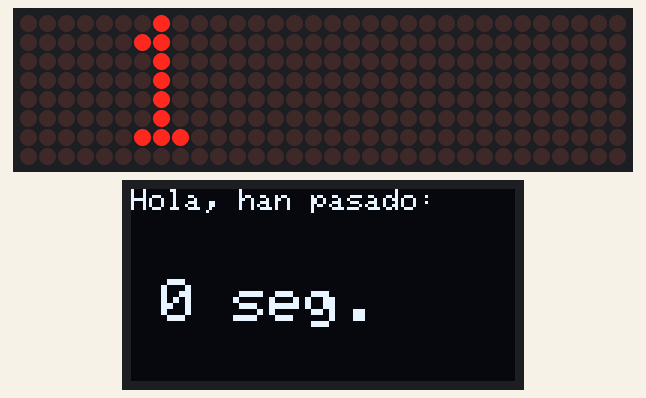
This sketch was run on a simulated Arduino Uno, built with avr-gcc and run on an emulated ATmega328P. Parts: 32×8 LED matrix, 128×64 one-colour display. Wiring (inferred from the names in the program): DS3231 clock at I2C address 0x68. The local clock reads 2024-03-15 10:24:30 at power-on unless the sketch sets it.

Above: at 0.1 s.
At 2.6 s:
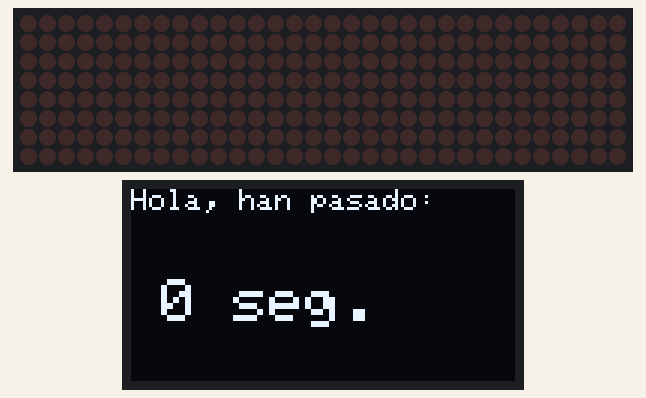
At 11.7 s:
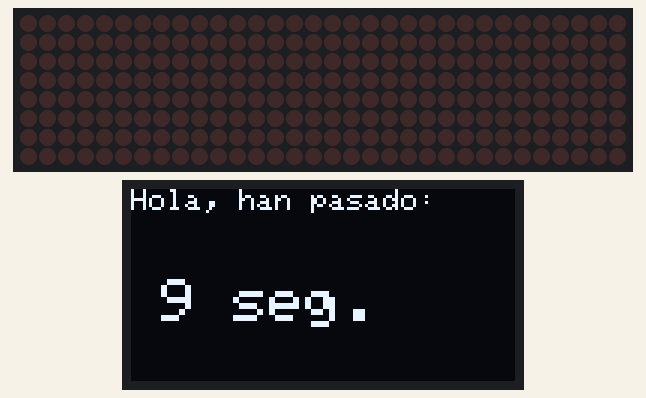
At 19.3 s:
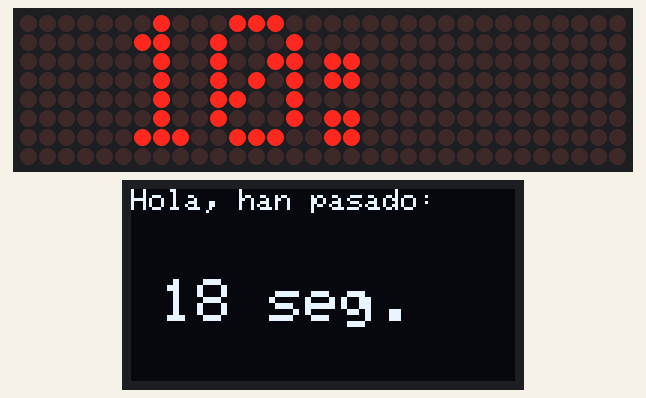
At 29.9 s:
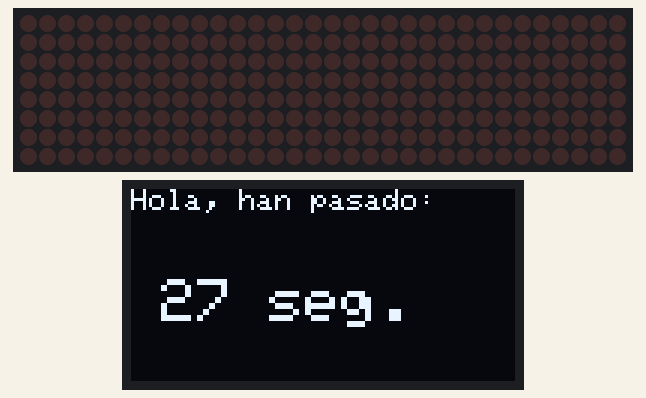
At 39.0 s:
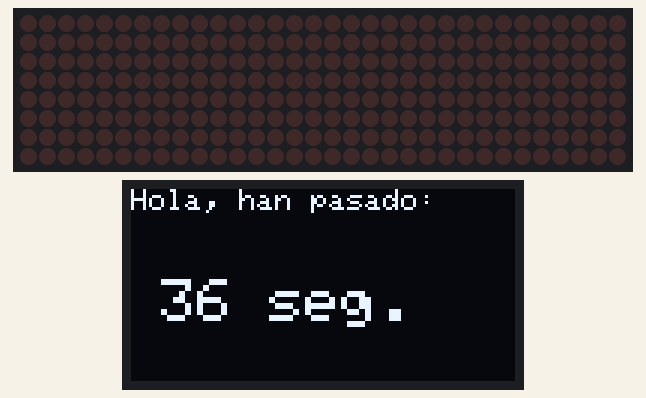

The sketch:

p005_reloj_led_oled.ino
```cpp
#include <Wire.h>
#include "clock.h"
#include "mled.h"

#include <Adafruit_GFX.h>                               // libreria para pantallas graficas
#include <Adafruit_SSD1306.h>                           // libreria para controlador SSD1306
#define ANCHO 128                                       // reemplaza ocurrencia de ANCHO por 128
#define ALTO 64                                         // reemplaza ocurrencia de ALTO por 64
#define OLED_RESET 4                                    // necesario por la libreria pero no usado
Adafruit_SSD1306 oled(ANCHO, ALTO, &Wire, OLED_RESET);  // crea objeto

#define BAUD_RATE 9600
#define DELAYTIME 500

Clock clock;
MLed mled;
#define INTENSITY 2

void setup() {
  Wire.begin();
  Serial.begin(BAUD_RATE);
  mled.initialize(INTENSITY);
  oled.begin(SSD1306_SWITCHCAPVCC, 0x3C);  // inicializa pantalla con direccion 0x3C
}

void loop() {
  oled.clearDisplay();              // limpia pantalla
  oled.setTextColor(WHITE);         // establece color al unico disponible (pantalla monocromo)
  oled.setCursor(0, 0);             // ubica cursor en inicio de coordenadas 0,0
  oled.setTextSize(1);              // establece tamano de texto en 1
  oled.print("Hola, han pasado:");  // escribe en pantalla el texto
  oled.setCursor(10, 30);           // ubica cursor en coordenas 10,30
  oled.setTextSize(2);              // establece tamano de texto en 2
  oled.print(millis() / 1000);      // escribe valor de millis() dividido por 1000
  oled.print(" seg.");              // escribe texto
  oled.display();                   // muestra en pantalla todo lo establecido anteriormente

  mled.printText(clock.getTime(), DELAYTIME);
}
```

clock.cpp
```cpp
#include "Clock.h"
#include <Wire.h>

#define DS3231_ADDRESS 0x68

Clock::Clock() {
}

byte Clock::convert(byte val) {
  return (val / 16 * 10) + (val % 16);
}

char* Clock::getTime() {
  static char c_time[6];

  Wire.beginTransmission(DS3231_ADDRESS);
  Wire.write(0);
  Wire.endTransmission();

  Wire.requestFrom(DS3231_ADDRESS, 3);

  if (Wire.available() >= 3) {
    byte second = convert(Wire.read() & 0x7F);
    byte minute = convert(Wire.read());
    byte hour = convert(Wire.read() & 0x3F);

    sprintf(c_time, "%02d:%02d", hour, minute);
  } else {
    c_time[0] = '\0';
  }

  return c_time;
}

char* Clock::getSecond() {
  static char c_time[3];

  Wire.beginTransmission(DS3231_ADDRESS);
  Wire.write(0);
  Wire.endTransmission();

  Wire.requestFrom(DS3231_ADDRESS, 1);

  if (Wire.available()) {
    byte second = convert(Wire.read() & 0x7F);

    sprintf(c_time, "%02d", second);
  } else {
    c_time[0] = '\0';
  }

  return c_time;
}

int Clock::getSecondPercentage() {
  Wire.beginTransmission(DS3231_ADDRESS);
  Wire.write(0);
  Wire.endTransmission();

  Wire.requestFrom(DS3231_ADDRESS, 7);

  if (Wire.available()) {
    byte second = convert(Wire.read() & 0x7F);

    int percentage = map(second, 0, 59, 0, 100);

    return percentage;
  }

  return -1;
}
```

clock.h
```cpp
#ifndef Clock_h
#define Clock_h

#include <Arduino.h>

class Clock {
public:
  Clock();
  char* getTime();
  char* getSecond();
  int getSecondPercentage();

private:
  byte convert(byte val);
};

#endif

// DS3231       Arduino UNO
// ------------------------
// VCC          5V
// GND          GND
// SDA          A4
// SCL          A5
```

mled.cpp
```cpp
#include "MLed.h"
#include <Arduino.h>
#include <Wire.h>
#include <MD_MAX72xx.h>
#include <SPI.h>

#define HARDWARE_TYPE MD_MAX72XX::FC16_HW
#define CLK_PIN 13
#define DATA_PIN 11
#define CS_PIN 10
#define MAX_DEVICES 4

MD_MAX72XX mx = MD_MAX72XX(HARDWARE_TYPE, CS_PIN, MAX_DEVICES);

MLed::MLed()
{
}

void MLed::initialize(int intensity)
{
    mx.begin();
    mx.control(MD_MAX72XX::INTENSITY, intensity);
    mx.control(MD_MAX72XX::UPDATE, MD_MAX72XX::OFF);
    mx.clear();
}

void MLed::printText(const char* text, int delayTime) {
  mx.clear();

  int len = strlen(text);
  int total = len;

  uint8_t charWidth;
  uint8_t cBuf[8];
  for (int i = 0; i < len; i++) {
    charWidth = mx.getChar(text[i], sizeof(cBuf) / sizeof(cBuf[0]), cBuf);
    total = total + charWidth;
  }

  for (int i = 0; i < len; i++) {
    mx.setChar(total, text[i]);
    charWidth = mx.getChar(text[i], sizeof(cBuf) / sizeof(cBuf[0]), cBuf);
    total = total - charWidth - 1;
    mx.update();
    delay(delayTime);
  }

  mx.clear();
  mx.update();

  delay(delayTime);
}
```

mled.h
```cpp
#ifndef MLed_h
#define MLed_h

#include <Arduino.h>

class MLed {
public:
  MLed();
  void initialize(int intensity);
  void printText(const char* text, int delayTime);
};

#endif


// | MAX7219  | Arduino UNO |
// |----------|-------------|
// | VCC      | 5V          |
// | GND      | GND         |
// | CLK_PIN  | 13          |
// | DATA_PIN | 11          |
// | CS_PIN   | 10          |
```

Measured:
- what the display in image 0 shows lasts 0.5 s, from 0.1 s to 0.6 s
